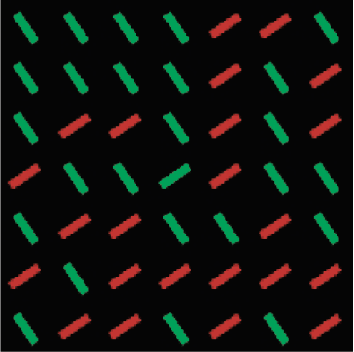
#> input picture testimages/test3.png, 354 x 352 px
$ jupyter execute --allow-errors OpenDS.ipynb   (older library calls are emulated)
#> lines starting #> are read from the running program, lines starting #| are printed output that depends on the picture
#> further down, img is the input picture: shape (352, 354, 3); mean B, G, R 14.3, 19, 17
[cell 1]
import cv2
from matplotlib import pyplot as plt
import numpy as np
from scipy.ndimage.filters import maximum_filter
import math

from sklearn.feature_selection import mutual_info_classif

[cell 2]
def CFMcompute(r, g, b, I):
    '''
        Itty Koch Feature Decomposing
    '''

    max_I = I.max()
    # normalisation, for decoupling hue from intensity #ittikoch98pami
    r = np.divide(r, I, out=np.zeros_like(r), where=I>max_I/10.)
    g = np.divide(g, I, out=np.zeros_like(g), where=I>max_I/10.)
    b = np.divide(b, I, out=np.zeros_like(b), where=I>max_I/10.)

    # calculating broadly-tuned color channels
    R = r-(g+b)/2.
    R = R*(R>=0)

    G = g-(r+b)/2.
    G = G*(G>=0)

    B = b-(r+g)/2.
    B = B*(B>=0)

    Y = (r+g)/2 - cv2.absdiff(r, g)/2. - b
    Y = Y*(Y>=0)

    RG = cv2.absdiff(R, G)
    BY = cv2.absdiff(B, Y)

    featMaps = {
        0: RG,
        1: BY,
        2: I
    }
    return featMaps


# [43 lines left out: function CSFcompute, not called in this run]

[cell 3]
# [51 lines left out: functions calculate, processNormalization, process2, not called in this run]

#> (a cell that did not finish here is left out)

[cell 5]
def OFMcompute(L, gaborparams, thetas):
    # L = Intensity Map
    # L = np.maximum(np.maximum(r, g), b)

    kernels = getGaborKernels(gaborparams, thetas)
    featMaps = []
    for th in thetas:
        kernel_0  = kernels[th]['0']
        kernel_45 = kernels[th]['45']
        kernel_90 = kernels[th]['90']
        kernel_135 = kernels[th]['135']

        o1 = cv2.filter2D(L, -1, kernel_0, borderType=cv2.BORDER_REPLICATE)
        o2 = cv2.filter2D(L, -1, kernel_45, borderType=cv2.BORDER_REPLICATE)
        o3 = cv2.filter2D(L, -1, kernel_90, borderType=cv2.BORDER_REPLICATE)
        o4 = cv2.filter2D(L, -1, kernel_135, borderType=cv2.BORDER_REPLICATE)
        p1 = np.add(abs(o1), abs(o2))
        p2 = np.add(abs(o3), abs(o4))
        o = np.add(abs(p1), abs(p2))
        featMaps.append(o)

    return featMaps

[cell 6]
import scipy.integrate
from numpy import inf


# Mutual information feature selection
# [46 lines left out: functions computeMI, localSaliency, not called in this run]

[cell 7]
def norm01(mat):
    return cv2.normalize(mat, None, alpha=0., beta=1., norm_type=cv2.NORM_MINMAX, dtype=cv2.CV_32F)

def calculateFeatureMaps(r, g, b, L, params):
    colorMaps = CFMcompute(r, g, b, L)
    orientationMaps = OFMcompute(L, params['gaborparams'] , params['thetas'])
    allFeatureMaps = {
        0: colorMaps[0],
        1: colorMaps[1],
        2: colorMaps[2],
        3: orientationMaps
    }
    return allFeatureMaps

def getPyramid(image, max_level):
    imagePyramid = {
        0: image
    } # scale zero = 1:1

    for i in range(1, max_level):
        imagePyramid[i] = cv2.pyrDown(imagePyramid[i-1])

    return imagePyramid

def run(image, params):
    b = image[:,:,0]/255.
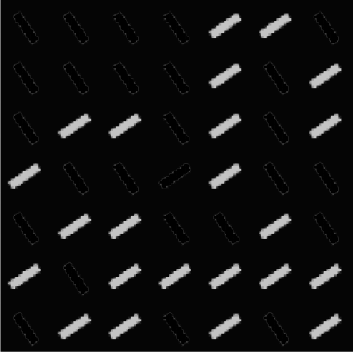
#> b: shape (352, 354) float64; min 0, max 1, mean 0.0665
    g = image[:,:,1]/255.
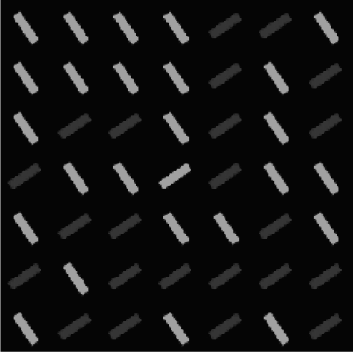
#> g: shape (352, 354) float64; min 0.0157, max 1, mean 0.0745
    r = image[:,:,2]/255.
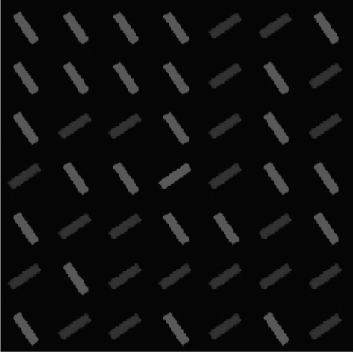
#> r: shape (352, 354) float64; min 0.0157, max 1, mean 0.0562
    I = cv2.cvtColor(image, cv2.COLOR_BGR2GRAY)/255.
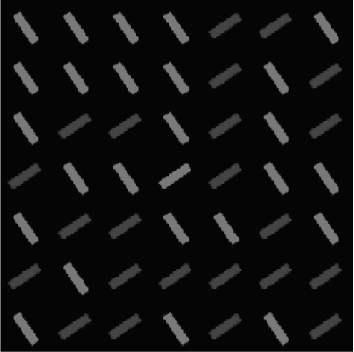
#> I: shape (352, 354) float64; min 0.0196, max 1, mean 0.068

    b_pyr = getPyramid(b, params['max_level'])
#> after the loop in getPyramid, `for i in range(1, max_level):`: imagePyramid = 9 items
#> b_pyr = 9 items
    g_pyr = getPyramid(g, params['max_level'])
#> g_pyr = 9 items
    r_pyr = getPyramid(r, params['max_level'])
#> r_pyr = 9 items
    I_pyr = getPyramid(I, params['max_level'])
#> I_pyr = 9 items

    # calculating scale-wise feature maps
    scaledFeaturePyramids = {}

    for i in range(2, len(b_pyr)):
        p_r = r_pyr[i]
        p_g = g_pyr[i]
        p_b = b_pyr[i]
        p_L = I_pyr[i]

        maps = calculateFeatureMaps(p_r, p_g, p_b, p_L, params)

        scaledFeaturePyramids[i] = maps
#> this loop made 1 pass
#> i on pass 1: 2
#> pass 1, in run, `p_r = r_pyr[i]`:
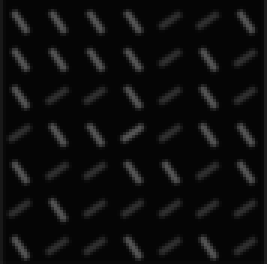
#> p_r: shape (88, 89) float64 (shown 3 times larger); min 0.0196, max 0.337, mean 0.0537
#> pass 1, in run, `p_g = g_pyr[i]`:
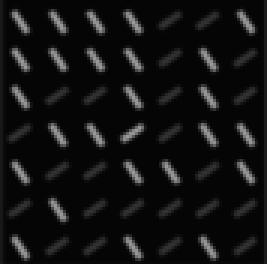
#> p_g: shape (88, 89) float64 (shown 3 times larger); min 0.0196, max 0.605, mean 0.0719
#> pass 1, in run, `p_b = b_pyr[i]`:
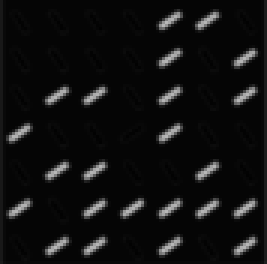
#> p_b: shape (88, 89) float64 (shown 3 times larger); min 0.00684, max 0.723, mean 0.064
#> pass 1, in run, `p_L = I_pyr[i]`:
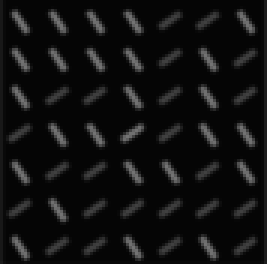
#> p_L: shape (88, 89) float64 (shown 3 times larger); min 0.0196, max 0.457, mean 0.0654
#> after the loop, scaledFeaturePyramids = 0 items


    # calculating center surround feature maps
    centerSurroundFeatureMaps = CSFcompute(scaledFeaturePyramids)


    # normalizing activation maps
    normalised_maps =[]
    norm_maps = centerSurroundFeatureMaps.copy()
    for i in range(0,4):
        for mat in norm_maps[i]:
            # Resizing to sigma = 4 maps
            nmap = processNormalization(mat)
            nmap = cv2.resize(nmap, (b_pyr[4].shape[1], b_pyr[4].shape[0]), interpolation=cv2.INTER_CUBIC)
            normalised_maps.append(nmap)


    # combine normalised maps
    comb_maps = []
    cfn = len(norm_maps[0])+len(norm_maps[1])
    ifn = len(norm_maps[2])
    ofn = len(norm_maps[3])

    comb_maps.append(normalised_maps[0])
    for i in range(1, cfn):
        comb_maps[0] = np.add(comb_maps[0], normalised_maps[i])

    comb_maps.append(normalised_maps[cfn])
    for i in range(cfn+1, cfn + ifn):
        comb_maps[1] = np.add(comb_maps[1], normalised_maps[i])

    comb_maps.append(normalised_maps[cfn + ifn])
    for i in range(cfn + ifn + 1, cfn + ifn + ofn):
        comb_maps[2] = np.add(comb_maps[2], normalised_maps[i])


    # normalise top channle maps
    ntcmaps = [None]*3
    for i in range(0,3):
        ntcmaps[i] = processNormalization(comb_maps[i])

    # add all of them
    mastermap = (ntcmaps[0] + ntcmaps[1] + ntcmaps[2])/3.0

    #post processing
    gray = norm01(mastermap)
    # blurred = cv2.GaussianBlur(gray,(3,3), 4)
    # gray = norm01(blurred)
    mastermap_res = cv2.resize(gray, (image.shape[1], image.shape[0]), interpolation=cv2.INTER_CUBIC)

    return mastermap_res

def setupParams():
    #'stddev': 2,
    #'elongation': 2,
    #'filterSize': -1,
    gaborparams = {
        'stddev': 4,
        'elongation': 1.0,
        'filterSize': -1,
        'filterPeriod': np.pi
    }

    #'sigma_frac_act': 0.15,
    #'sigma_frac_norm': 0.06,
    params = {
        'gaborparams': gaborparams,
        'sigma_frac_act': 0.16,
        'sigma_frac_norm': 0.08,
        'max_level': 9,
        'thetas': [0, 45, 90, 135]
    }

    return params


#> (the rest of this cell did not finish here and is left out)

$ run again, with testimages/test2.png copied over testimages/test3.png
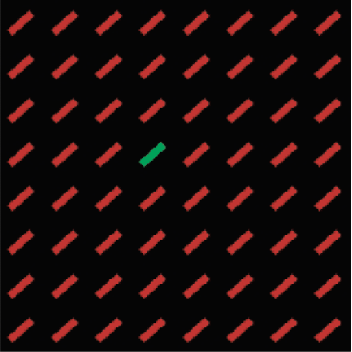
#> input picture testimages/test2.png, 352 x 352 px
#> img is the input picture: shape (352, 352, 3); mean B, G, R 11.5, 12.1, 27.3
#> in run, `g = image[:,:,1]/255.`:
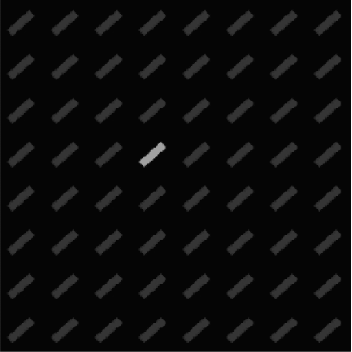
#> g: shape (352, 352) float64; min 0.0157, max 1, mean 0.0473
#> after the loop in getPyramid, `for i in range(1, max_level):`: imagePyramid = 9 items
#> the loop in run, `for i in range(2, len(b_pyr)):` made 1 pass
#> i on pass 1: 2
#> pass 1, in run, `p_b = b_pyr[i]`:
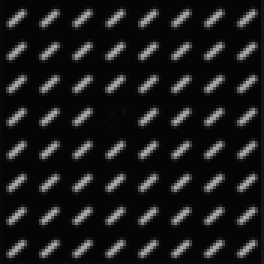
#> p_b: shape (88, 88) float64 (shown 3 times larger); min 0.0134, max 0.674, mean 0.104
#> after the loop in run, `for i in range(2, len(b_pyr)):`: scaledFeaturePyramids = 0 items
